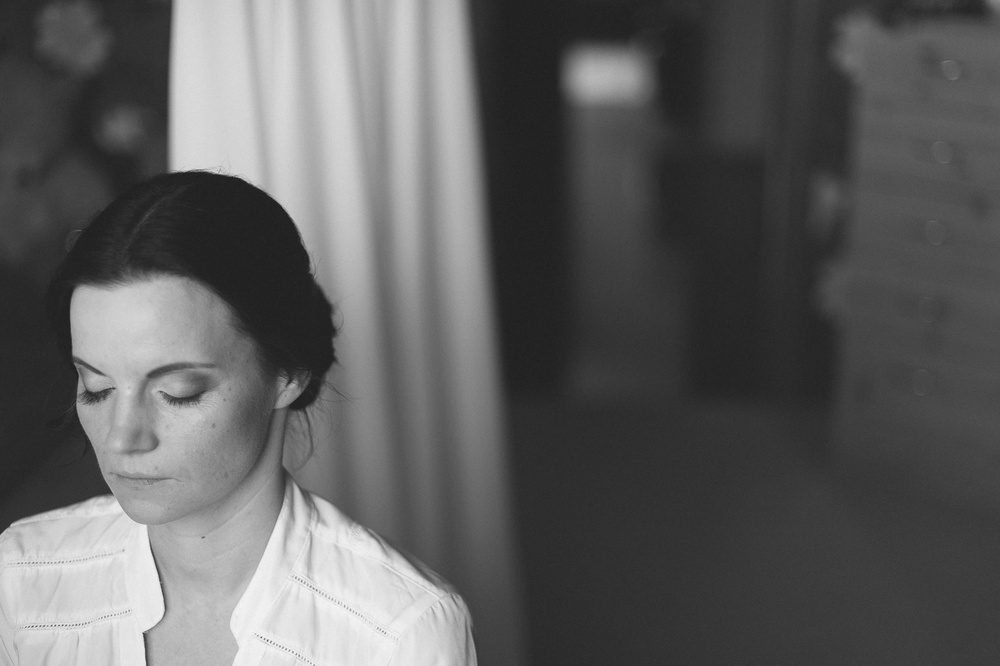
#> input picture histogramEq/low_contrast.jpg, 1000 x 666 px, shrunk from 2048 x 1363 before the run
$ python main.py
#> lines starting #> are read from the running program, lines starting #| are printed output that depends on the picture
import numpy as np
import matplotlib.pyplot as plt
from PIL import Image

img = Image.open('low_contrast.jpg')
#> img is the input picture: PIL image 1000x666 RGB; min 27, max 253, mean 94.4


def cumulative_sum(a):
    a = iter(a)
    b = [next(a)]
    for i in a:
        b.append(b[-1] + i)

    return np.array(b)


def get_histogram(image, bins):
    hist = np.zeros(bins)

    for pixel in image:
        hist[pixel] += 1

    return hist


def normalize_sum(sum):
    nj = (sum - sum.min()) * 255
    n = sum.max() - sum.min()

    return nj / n


def compare_the_two_images(img1, img2):
    fig = plt.figure()
    fig.set_figheight(15)
    fig.set_figwidth(15)

    fig.add_subplot(1, 2, 1)
    plt.imshow(img1, cmap='gray')

    fig.add_subplot(1, 2, 2)
    plt.imshow(img2, cmap='gray')

    plt.show(block=True)


def equalize_histogram(image):

    image = np.asarray(image)
    # 0(black)-255(white)
    flat = image.flatten()

    hist = get_histogram(flat, 256)
#> the loop in get_histogram, `for pixel in image:` made 1998000 passes
#> pixel on passes 1 to 3: 42, 42, 42
#> after the loop in get_histogram, `for pixel in image:`: hist = 256 values, max 43878 at index 35, min 0 at index 0, mean 7804.7
    sum = cumulative_sum(hist)
    sum = normalize_sum(sum)
    sum = sum.astype('uint8')

    new_image = sum[flat]
    new_image = np.reshape(new_image, image.shape)

    return new_image


if __name__ == '__main__':
    result = equalize_histogram(img)
#> in cumulative_sum, `b = [next(a)]`: b = [0]
#> the loop in cumulative_sum, `for i in a:` made 255 passes
#> after the loop in cumulative_sum, `for i in a:`: b = 256 values from 0 to 1998000
#> in normalize_sum, `nj = (sum - sum.min()) * 255`: nj = 256 values from 0 to 509490000
#> in normalize_sum, `n = sum.max() - sum.min()`: n = 1998000
#> in equalize_histogram, `sum = normalize_sum(sum)`: sum = 256 values from 0 to 255
#> in equalize_histogram, `new_image = np.reshape(new_image, image.shape)`:
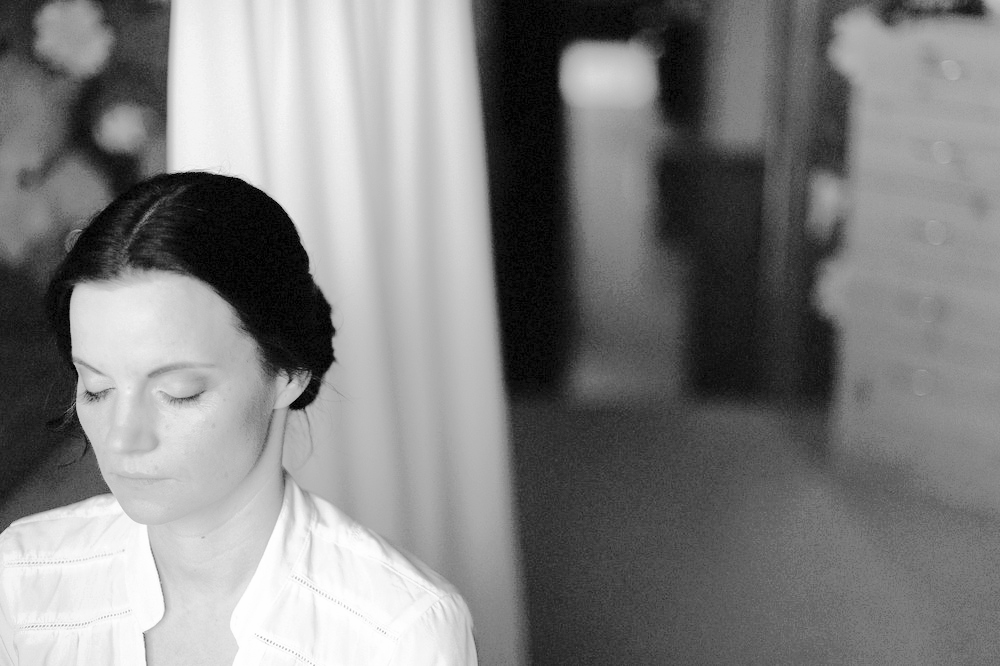
#> new_image: shape (666, 1000, 3); min 0, max 255, mean 128.2
    compare_the_two_images(img, result)
#> in compare_the_two_images, `plt.show(block=True)`:
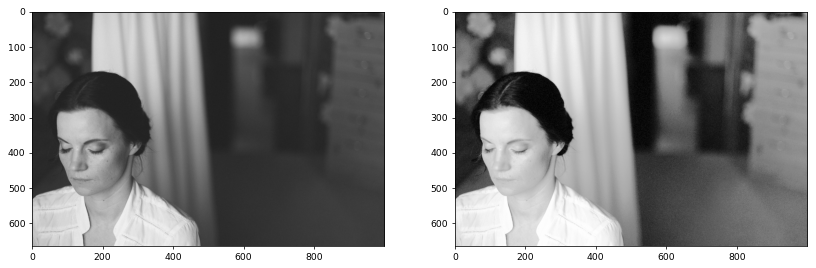
#> figure drawn by matplotlib, 2 panels
